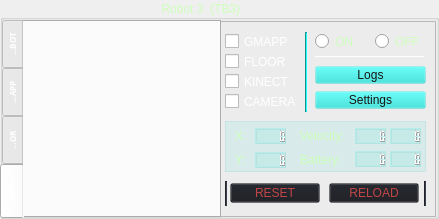
   <widget class="QGroupBox" name="robot_TB3">
    <property name="geometry">
     <rect>
      <x>610</x>
      <y>10</y>
      <width>439</width>
      <height>219</height>
     </rect>
    </property>
    <property name="styleSheet">
     <string notr="true">
color: rgb(206, 255, 188);</string>
    </property>
    <property name="title">
     <string>                                                Robot 3  (TB3)</string>
    </property>
    <widget class="QFrame" name="options_TB3">
     <property name="geometry">
      <rect>
       <x>215</x>
       <y>21</y>
       <width>221</width>
       <height>196</height>
      </rect>
     </property>
     <property name="styleSheet">
      <string notr="true"/>
     </property>
     <property name="frameShape">
      <enum>QFrame::StyledPanel</enum>
     </property>
     <property name="frameShadow">
      <enum>QFrame::Raised</enum>
     </property>
     <widget class="Line" name="line_TB3_1">
      <property name="geometry">
       <rect>
        <x>90</x>
        <y>11</y>
        <width>2</width>
        <height>80</height>
       </rect>
      </property>
      <property name="styleSheet">
       <string notr="true">background: #1DDED8;</string>
      </property>
      <property name="orientation">
       <enum>Qt::Vertical</enum>
      </property>
     </widget>
     <widget class="QPushButton" name="configure_TB3_Button">
      <property name="geometry">
       <rect>
        <x>100</x>
        <y>70</y>
        <width>111</width>
        <height>18</height>
       </rect>
      </property>
      <property name="cursor">
       <cursorShape>PointingHandCursor</cursorShape>
      </property>
      <property name="styleSheet">
       <string notr="true">background: rgba(29, 222, 216, 0.1);
color: rgb(22, 22, 22)</string>
      </property>
      <property name="text">
       <string>Settings</string>
      </property>
     </widget>
     <widget class="QPushButton" name="logs_TB3_Button">
      <property name="geometry">
       <rect>
        <x>100</x>
        <y>45</y>
        <width>111</width>
        <height>18</height>
       </rect>
      </property>
      <property name="cursor">
       <cursorShape>PointingHandCursor</cursorShape>
      </property>
      <property name="styleSheet">
       <string notr="true">background: rgba(29, 222, 216, 0.1);
color: rgb(22, 22, 22)</string>
      </property>
      <property name="text">
       <string>Logs</string>
      </property>
     </widget>
     <widget class="QCheckBox" name="floor_TB3_Show">
      <property name="geometry">
       <rect>
        <x>10</x>
        <y>30</y>
        <width>61</width>
        <height>21</height>
       </rect>
      </property>
      <property name="cursor">
       <cursorShape>PointingHandCursor</cursorShape>
      </property>
      <property name="styleSheet">
       <string notr="true">color: white;</string>
      </property>
      <property name="text">
       <string>FLOOR</string>
      </property>
     </widget>
     <widget class="QCheckBox" name="kinect_TB3_Show">
      <property name="geometry">
       <rect>
        <x>10</x>
        <y>50</y>
        <width>71</width>
        <height>21</height>
       </rect>
      </property>
      <property name="cursor">
       <cursorShape>PointingHandCursor</cursorShape>
      </property>
      <property name="styleSheet">
       <string notr="true">color: white;</string>
      </property>
      <property name="text">
       <string>KINECT</string>
      </property>
     </widget>
     <widget class="QCheckBox" name="gmapp_TB3_Show">
      <property name="geometry">
       <rect>
        <x>10</x>
        <y>10</y>
        <width>71</width>
        <height>21</height>
       </rect>
      </property>
      <property name="cursor">
       <cursorShape>PointingHandCursor</cursorShape>
      </property>
      <property name="styleSheet">
       <string notr="true">color: white;</string>
      </property>
      <property name="text">
       <string>GMAPP</string>
      </property>
     </widget>
     <widget class="QCheckBox" name="camera_TB3_Show">
      <property name="geometry">
       <rect>
        <x>10</x>
        <y>70</y>
        <width>71</width>
        <height>21</height>
       </rect>
      </property>
      <property name="cursor">
       <cursorShape>PointingHandCursor</cursorShape>
      </property>
      <property name="styleSheet">
       <string notr="true">color: white;</string>
      </property>
      <property name="text">
       <string>CAMERA</string>
      </property>
     </widget>
     <widget class="QRadioButton" name="on_TB3_Viewer">
      <property name="geometry">
       <rect>
        <x>100</x>
        <y>10</y>
        <width>51</width>
        <height>21</height>
       </rect>
      </property>
      <property name="cursor">
       <cursorShape>PointingHandCursor</cursorShape>
      </property>
      <property name="text">
       <string>ON</string>
      </property>
     </widget>
     <widget class="QRadioButton" name="off_TB3_Viewer">
      <property name="geometry">
       <rect>
        <x>160</x>
        <y>10</y>
        <width>51</width>
        <height>21</height>
       </rect>
      </property>
      <property name="cursor">
       <cursorShape>PointingHandCursor</cursorShape>
      </property>
      <property name="text">
       <string>OFF</string>
      </property>
     </widget>
     <widget class="Line" name="line_TB3_2">
      <property name="geometry">
       <rect>
        <x>100</x>
        <y>35</y>
        <width>110</width>
        <height>1</height>
       </rect>
      </property>
      <property name="styleSheet">
       <string notr="true"/>
      </property>
      <property name="orientation">
       <enum>Qt::Horizontal</enum>
      </property>
     </widget>
     <widget class="QPushButton" name="reload_TB3">
      <property name="geometry">
       <rect>
        <x>114</x>
        <y>162</y>
        <width>90</width>
        <height>20</height>
       </rect>
      </property>
      <property name="cursor">
       <cursorShape>PointingHandCursor</cursorShape>
      </property>
      <property name="styleSheet">
       <string notr="true">color: rgb(193, 69, 69);
font: 75 9pt &quot;Clean&quot;;
background: rgba(25, 27, 33, 0.2);</string>
      </property>
      <property name="text">
       <string>RELOAD</string>
      </property>
     </widget>
     <widget class="Line" name="line_TB3_4">
      <property name="geometry">
       <rect>
        <x>209</x>
        <y>160</y>
        <width>2</width>
        <height>25</height>
       </rect>
      </property>
      <property name="styleSheet">
       <string notr="true">background: #313640;</string>
      </property>
      <property name="orientation">
       <enum>Qt::Vertical</enum>
      </property>
     </widget>
     <widget class="Line" name="line_TB3_3">
      <property name="geometry">
       <rect>
        <x>10</x>
        <y>160</y>
        <width>2</width>
        <height>25</height>
       </rect>
      </property>
      <property name="styleSheet">
       <string notr="true">background: #313640;</string>
      </property>
      <property name="orientation">
       <enum>Qt::Vertical</enum>
      </property>
     </widget>
     <widget class="QPushButton" name="reset_TB3">
      <property name="geometry">
       <rect>
        <x>15</x>
        <y>162</y>
        <width>90</width>
        <height>20</height>
       </rect>
      </property>
      <property name="cursor">
       <cursorShape>PointingHandCursor</cursorShape>
      </property>
      <property name="styleSheet">
       <string notr="true">color: rgb(193, 69, 69);
font: 75 9pt &quot;Clean&quot;;
background: rgba(25, 27, 33, 0.2);</string>
      </property>
      <property name="text">
       <string>RESET</string>
      </property>
     </widget>
     <widget class="QFrame" name="valuesTB3Frame">
      <property name="geometry">
       <rect>
        <x>10</x>
        <y>100</y>
        <width>201</width>
        <height>51</height>
       </rect>
      </property>
      <property name="styleSheet">
       <string notr="true">background: rgba(29, 222, 216, 0.1);</string>
      </property>
      <property name="frameShape">
       <enum>QFrame::StyledPanel</enum>
      </property>
      <property name="frameShadow">
       <enum>QFrame::Raised</enum>
      </property>
      <widget class="QLCDNumber" name="x_TB3_Value">
       <property name="geometry">
        <rect>
         <x>30</x>
         <y>7</y>
         <width>31</width>
         <height>16</height>
        </rect>
       </property>
      </widget>
      <widget class="QLabel" name="x_TB3_Label">
       <property name="geometry">
        <rect>
         <x>10</x>
         <y>7</y>
         <width>16</width>
         <height>16</height>
        </rect>
       </property>
       <property name="styleSheet">
        <string notr="true">background: transparent;
color: rgb(206, 255, 188);</string>
       </property>
       <property name="text">
        <string>X:</string>
       </property>
      </widget>
      <widget class="QLabel" name="y_TB3_Label">
       <property name="geometry">
        <rect>
         <x>10</x>
         <y>31</y>
         <width>16</width>
         <height>16</height>
        </rect>
       </property>
       <property name="styleSheet">
        <string notr="true">background: transparent;
color: rgb(206, 255, 188);</string>
       </property>
       <property name="text">
        <string>Y:</string>
       </property>
      </widget>
      <widget class="QLCDNumber" name="y_TB3_Value">
       <property name="geometry">
        <rect>
         <x>30</x>
         <y>31</y>
         <width>31</width>
         <height>16</height>
        </rect>
       </property>
      </widget>
      <widget class="QLabel" name="velocity_TB3_Label">
       <property name="geometry">
        <rect>
         <x>75</x>
         <y>7</y>
         <width>61</width>
         <height>16</height>
        </rect>
       </property>
       <property name="styleSheet">
        <string notr="true">background: transparent;
color: rgb(206, 255, 188);</string>
       </property>
       <property name="text">
        <string>Velocity:</string>
       </property>
      </widget>
      <widget class="QLCDNumber" name="linear_TB3_Value">
       <property name="geometry">
        <rect>
         <x>130</x>
         <y>7</y>
         <width>31</width>
         <height>16</height>
        </rect>
       </property>
      </widget>
      <widget class="QLabel" name="battery_TB3_Label">
       <property name="geometry">
        <rect>
         <x>75</x>
         <y>31</y>
         <width>61</width>
         <height>16</height>
        </rect>
       </property>
       <property name="styleSheet">
        <string notr="true">background: transparent;
color: rgb(206, 255, 188);</string>
       </property>
       <property name="text">
        <string>Battery:</string>
       </property>
      </widget>
      <widget class="QLCDNumber" name="turtleBat_TB3_Value">
       <property name="geometry">
        <rect>
         <x>130</x>
         <y>30</y>
         <width>31</width>
         <height>16</height>
        </rect>
       </property>
      </widget>
      <widget class="QLCDNumber" name="noteBat_TB3_Value">
       <property name="geometry">
        <rect>
         <x>165</x>
         <y>30</y>
         <width>31</width>
         <height>16</height>
        </rect>
       </property>
      </widget>
      <widget class="QLCDNumber" name="angular_TB3_Value">
       <property name="geometry">
        <rect>
         <x>165</x>
         <y>7</y>
         <width>31</width>
         <height>16</height>
        </rect>
       </property>
      </widget>
     </widget>
    </widget>
    <widget class="QTabWidget" name="viewer_TB3">
     <property name="geometry">
      <rect>
       <x>0</x>
       <y>20</y>
       <width>221</width>
       <height>198</height>
      </rect>
     </property>
     <property name="font">
      <font>
       <family>Tlwg Typist</family>
       <pointsize>6</pointsize>
       <weight>75</weight>
       <bold>true</bold>
      </font>
     </property>
     <property name="cursor">
      <cursorShape>PointingHandCursor</cursorShape>
     </property>
     <property name="layoutDirection">
      <enum>Qt::LeftToRight</enum>
     </property>
     <property name="styleSheet">
      <string notr="true">color: white;</string>
     </property>
     <property name="tabPosition">
      <enum>QTabWidget::West</enum>
     </property>
     <property name="tabShape">
      <enum>QTabWidget::Rounded</enum>
     </property>
     <property name="currentIndex">
      <number>3</number>
     </property>
     <property name="elideMode">
      <enum>Qt::ElideLeft</enum>
     </property>
     <widget class="QWidget" name="kinnect_TB3_Screen">
      <property name="toolTip">
       <string>Image from the Kinnect</string>
      </property>
      <attribute name="title">
       <string>ROBOT</string>
      </attribute>
     </widget>
     <widget class="QWidget" name="gmapp_TB3_Screen">
      <attribute name="title">
       <string>GMAPP</string>
      </attribute>
     </widget>
     <widget class="QWidget" name="floor_TB3_Screen">
      <attribute name="title">
       <string>FLOOR</string>
      </attribute>
     </widget>
     <widget class="QWidget" name="camera_TB3_Screen">
      <attribute name="title">
       <string>CAMERA</string>
      </attribute>
     </widget>
    </widget>
   </widget>
